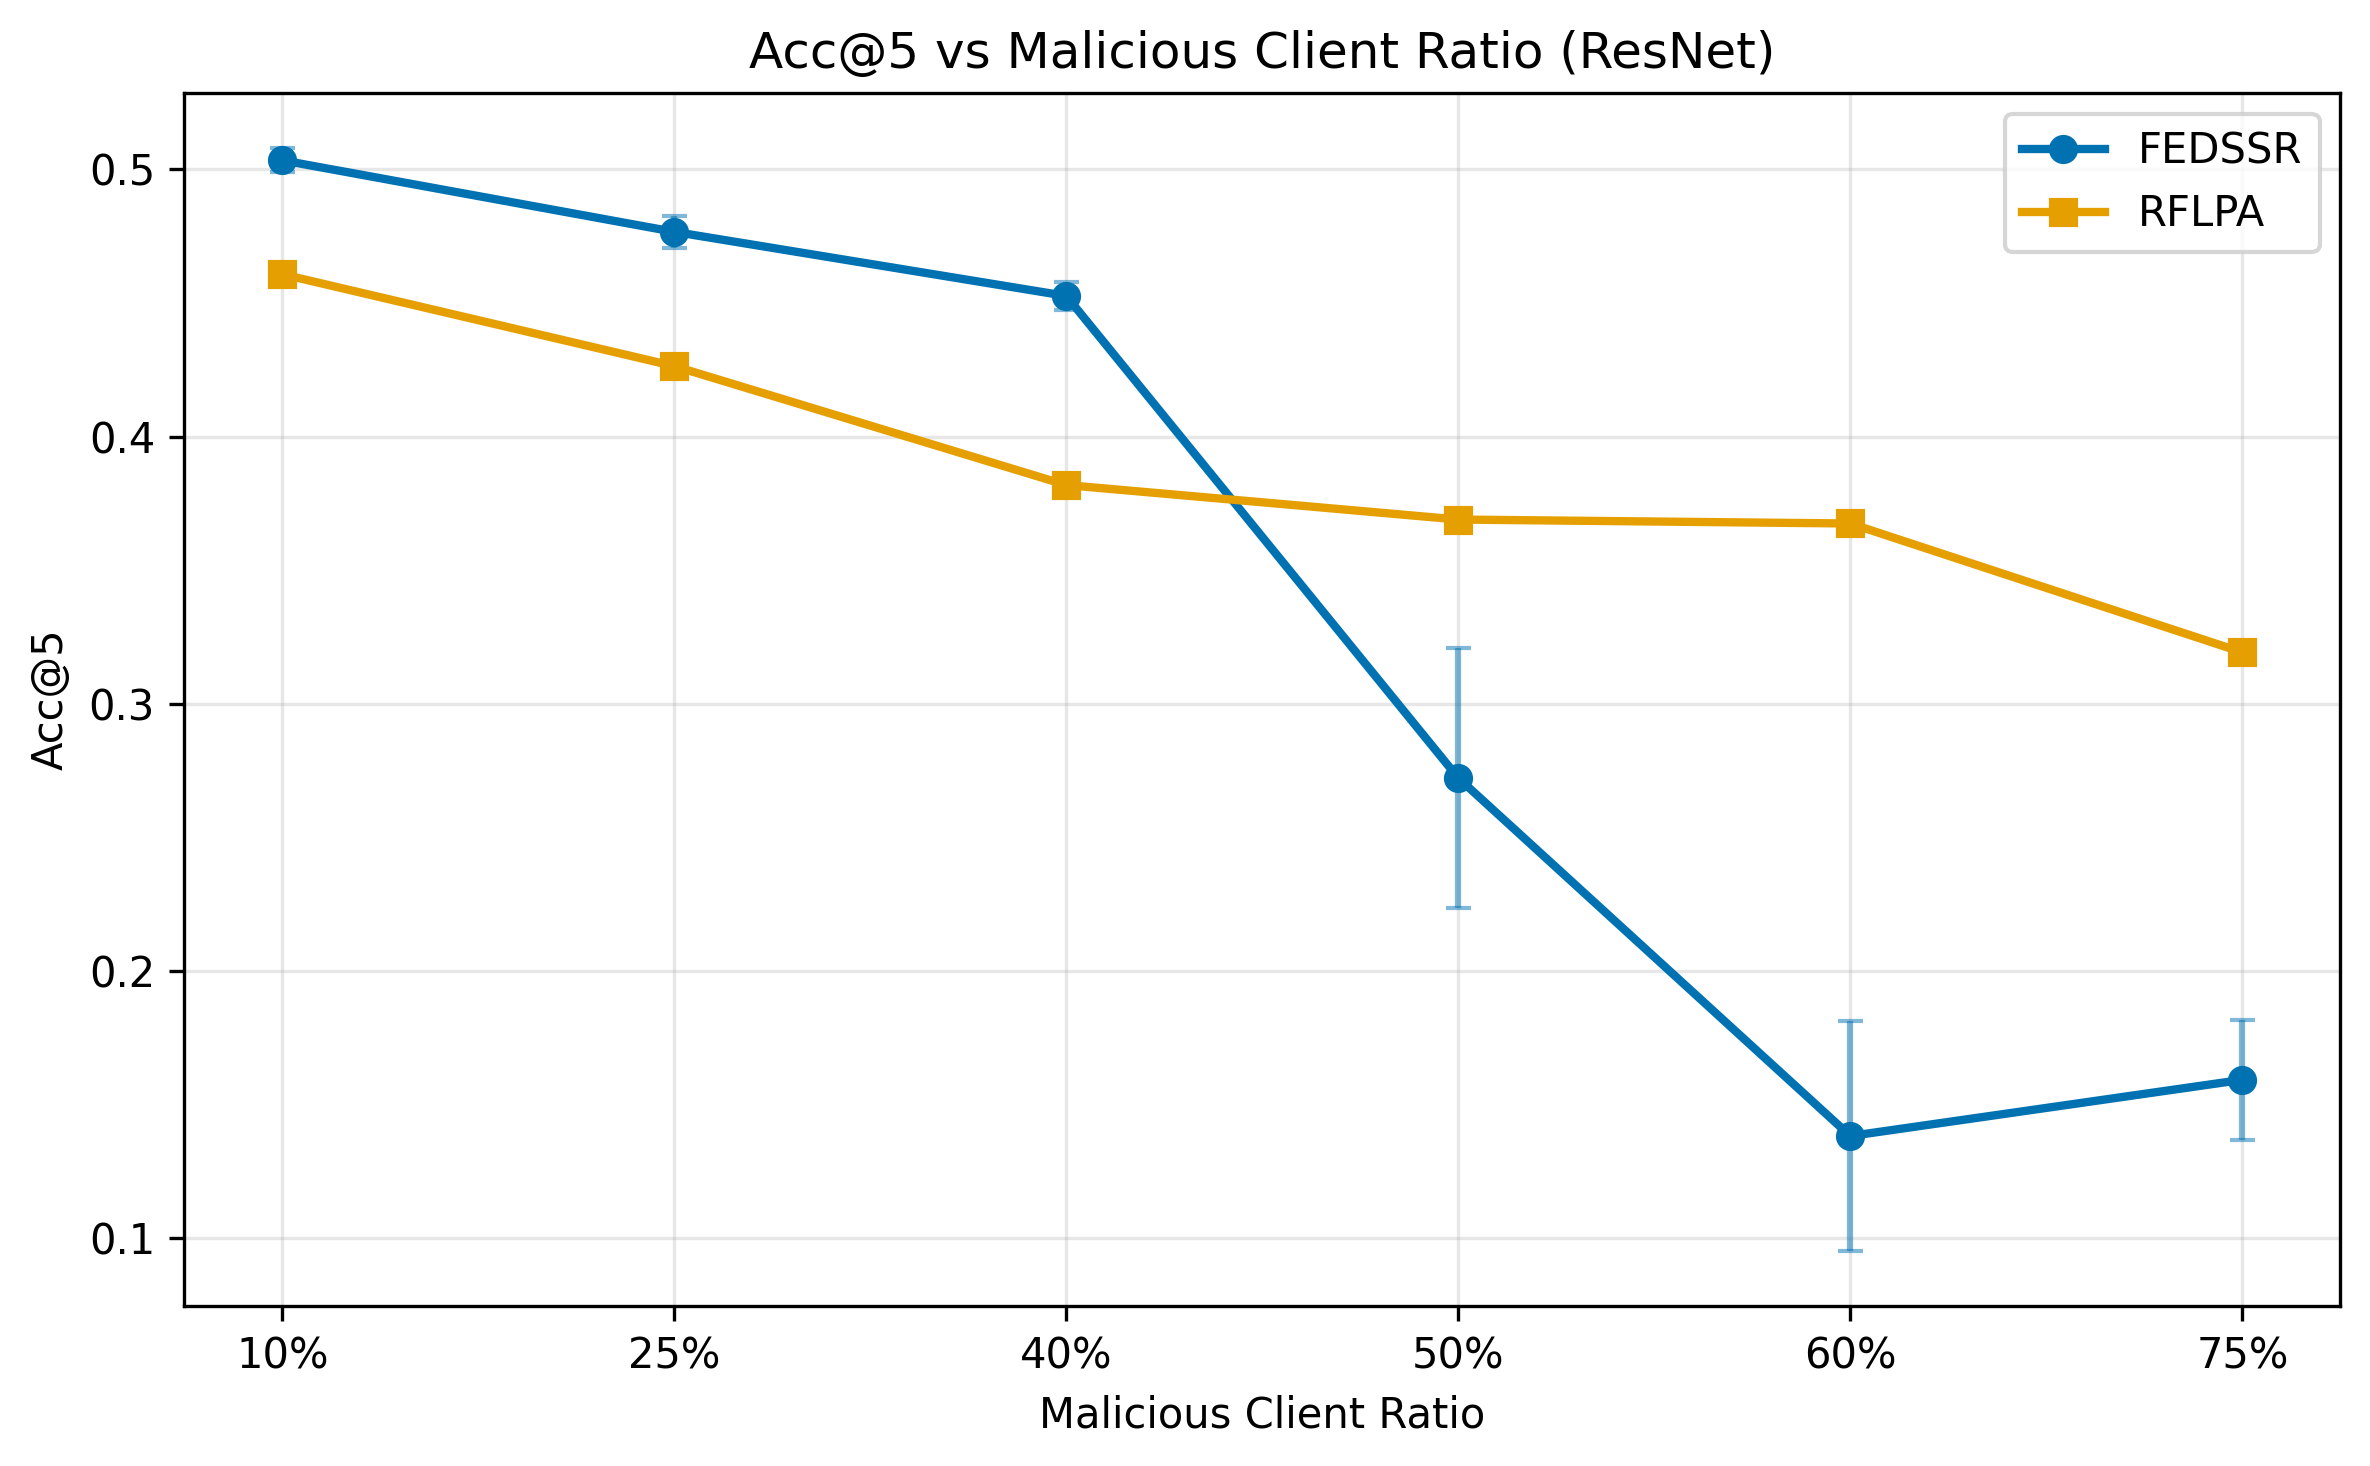

Generate this figure with Python:
import polars as pl
import matplotlib.pyplot as plt
import numpy as np
from pathlib import Path
import os

# 使用与现有代码一致的调色板
CB_PALETTE = {
    "blue": "#0072B2",
    "orange": "#E69F00",
    "sky": "#56B4E9",
    "green": "#009E73",
    "yellow": "#F0E442",
    "vermillion": "#D55E00",
    "purple": "#CC79A7",
    "black": "#000000",
}

def extract_acc_top5(file_path):
    """从parquet文件中提取Top-5准确率的平均值"""
    try:
        df = pl.read_parquet(file_path)
        if "acc" in df.columns:
            # 取Top-5的平均值
            mean_top5_acc = df.select(
                pl.col("acc").sort(descending=True).head(5).mean()
            ).item()
            return mean_top5_acc
        return None
    except Exception as e:
        print(f"Error processing {file_path}: {e}")
        return None

def collect_method_data(base_path, method_name):
    """收集指定方法下所有恶意客户端比例的数据"""
    method_path = Path(base_path) / method_name
    
    # 恶意客户端比例列表
    malicious_ratios = ['m10%', 'm25%', 'm40%', 'm50%', 'm60%', 'm75%']
    
    results = {}
    
    for ratio in malicious_ratios:
        acc_values = []
        
        # 遍历所有实验重复（0, 1, 2）
        for exp_id in range(3):
            exp_path = method_path / str(exp_id)
            parquet_file = exp_path / f"{ratio}.parquet"
            
            if parquet_file.exists():
                acc = extract_acc_top5(parquet_file)
                if acc is not None:
                    acc_values.append(acc)
        
        if acc_values:
            # 计算均值和标准差
            mean_acc = np.mean(acc_values)
            std_acc = np.std(acc_values) if len(acc_values) > 1 else 0.0
            results[ratio] = {'mean': mean_acc, 'std': std_acc, 'values': acc_values}
            print(f"{method_name} {ratio}: {mean_acc:.4f} ± {std_acc:.4f} (n={len(acc_values)})")
    
    return results

def plot_mclient_resnet_comparison():
    """绘制mclient-resnet下不同方法的Acc@5变化对比图"""
    base_path = "log/mclient-resnet"
    
    # 获取所有方法文件夹
    base_dir = Path(base_path)
    if not base_dir.exists():
        print(f"Error: Directory {base_path} does not exist!")
        return
    
    methods = [d.name for d in base_dir.iterdir() if d.is_dir()]
    print(f"Found methods: {methods}")
    
    # 收集每个方法的数据
    all_method_data = {}
    for method in methods:
        print(f"\nCollecting {method} data...")
        method_data = collect_method_data(base_path, method)
        if method_data:
            all_method_data[method] = method_data
    
    if not all_method_data:
        print("No data found!")
        return
    
    # 准备绘图数据
    ratios = ['m10%', 'm25%', 'm40%', 'm50%', 'm60%', 'm75%']
    ratio_labels = ['10%', '25%', '40%', '50%', '60%', '75%']
    
    # 创建图形
    plt.figure(figsize=(8, 5))
    
    # 为每个方法绘制折线
    colors = [CB_PALETTE["blue"], CB_PALETTE["orange"], CB_PALETTE["green"], 
              CB_PALETTE["vermillion"], CB_PALETTE["purple"], CB_PALETTE["sky"]]
    markers = ['o', 's', '^', 'D', 'v', '<']
    
    x_line = np.arange(len(ratio_labels))
    
    for i, (method, method_data) in enumerate(all_method_data.items()):
        means = []
        stds = []
        
        for ratio in ratios:
            if ratio in method_data:
                means.append(method_data[ratio]['mean'])
                stds.append(method_data[ratio]['std'])
            else:
                means.append(np.nan)
                stds.append(0)
        
        # 绘制折线
        color = colors[i % len(colors)]
        marker = markers[i % len(markers)]
        
        plt.plot(x_line, means, label=method.upper(), marker=marker, 
                linewidth=2, color=color, markersize=6)
        
        # 添加误差棒（如果有标准差）
        valid_indices = ~np.isnan(means)
        if np.any(valid_indices) and np.any(np.array(stds)[valid_indices] > 0):
            plt.errorbar(x_line[valid_indices], np.array(means)[valid_indices], 
                        yerr=np.array(stds)[valid_indices], 
                        fmt='none', color=color, alpha=0.5, capsize=3)
    
    plt.xlabel('Malicious Client Ratio')
    plt.ylabel('Acc@5')
    plt.title('Acc@5 vs Malicious Client Ratio (ResNet)')
    plt.xticks(x_line, ratio_labels)
    plt.legend()
    plt.grid(True, alpha=0.3)
    
    plt.tight_layout()
    
    # 保存图片
    output_path = 'plot/mclient_resnet_acc5_comparison.png'
    os.makedirs('plot', exist_ok=True)
    plt.savefig(output_path, dpi=300, bbox_inches='tight')
    plt.show()
    
    print(f"\nPlot saved to: {output_path}")
    
    # 打印数据摘要
    print("\n=== Data Summary ===")
    for method, method_data in all_method_data.items():
        print(f"\n{method.upper()}:")
        for i, ratio in enumerate(ratios):
            if ratio in method_data:
                mean_val = method_data[ratio]['mean']
                std_val = method_data[ratio]['std']
                print(f"  {ratio_labels[i]}: {mean_val:.4f} ± {std_val:.4f}")
            else:
                print(f"  {ratio_labels[i]}: No data")

if __name__ == "__main__":
    plot_mclient_resnet_comparison()